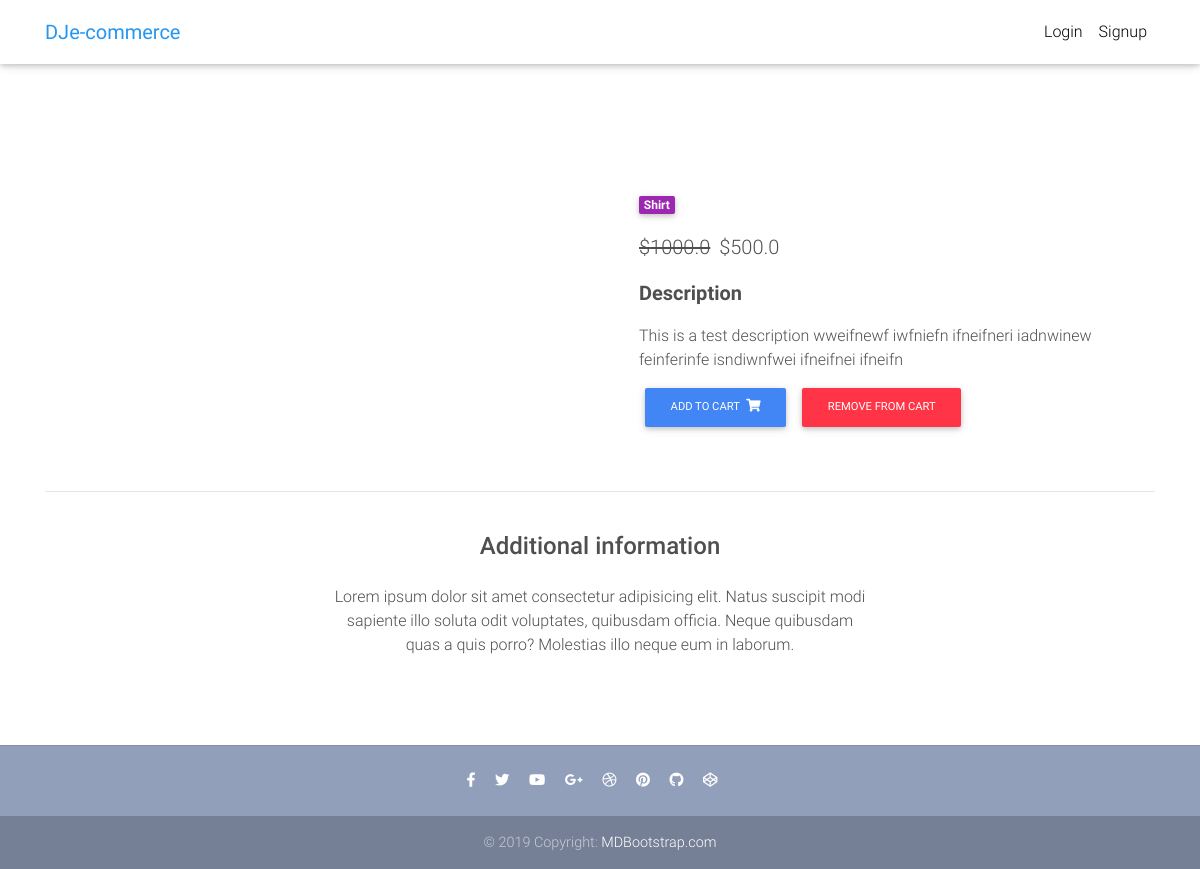
The page /product/test-product-1/ on the database as committed earlier.
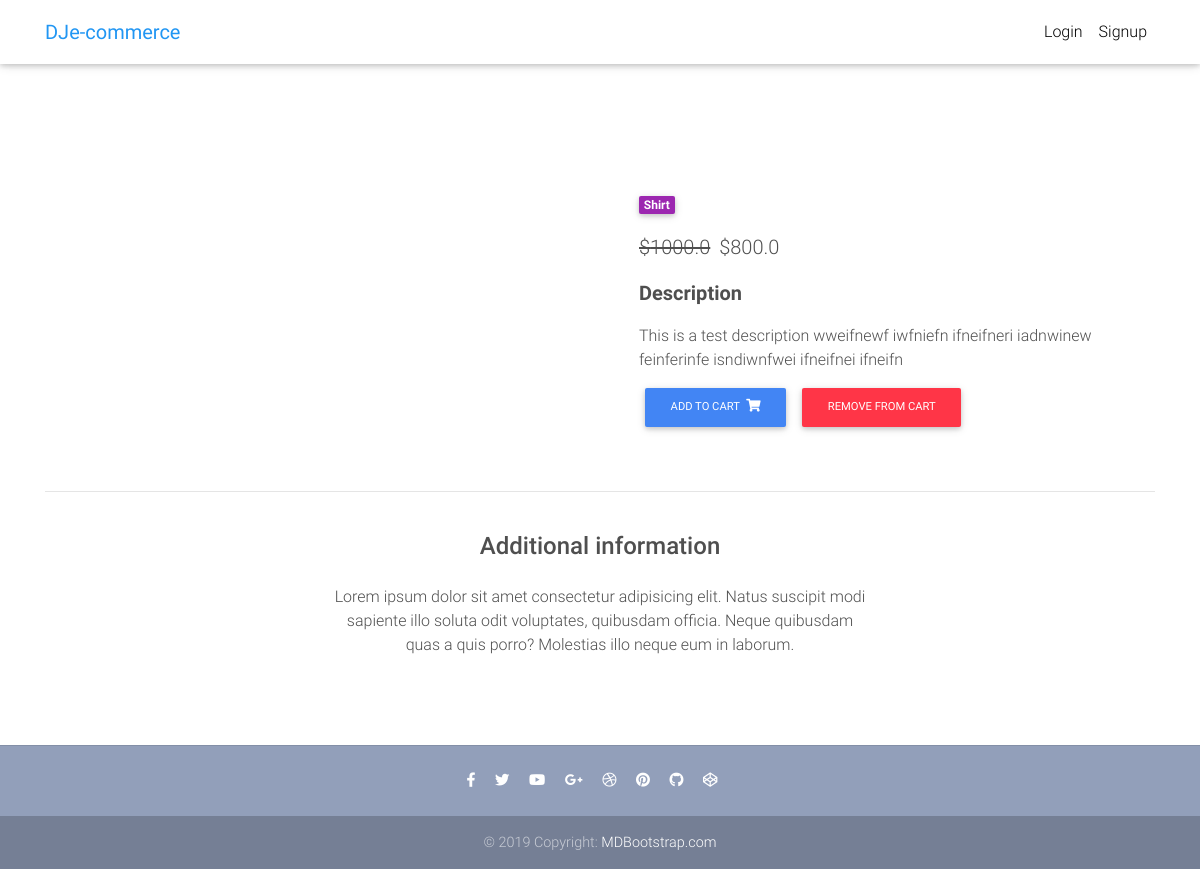
The same page on the database as committed later.
### core/models.py (models this page shows, shortened)
class Item(models.Model):
    title = models.CharField(max_length=100)
    price = models.FloatField()
    discount_price = models.FloatField(blank=True, null=True)
    category = models.CharField(choices=CATEGORY_CHOICES, max_length=2)
    label = models.CharField(choices=LABEL_CHOICES, default="P", max_length=2)
    slug = models.SlugField()
    description = models.TextField()
    def get_add_to_cart_url(self):
        return reverse('core:add-to-cart', kwargs={
            'slug': self.slug
        })

### core/views.py (the view)
# urls.py: path('product/<slug>/', ItemDetailView.as_view(), name='product'),
class ItemDetailView(DetailView):
    model = Item
    template_name = 'product.html'

### templates/product.html (shortened to what this page needs)
{% extends 'base.html' %}
{% load static %}
{% block content %}
    <main class="mt-5 pt-4">
        <div class="container dark-grey-text mt-5">
        <div class="row wow fadeIn">
            <div class="col-md-6 mb-4">
            </div>
            <div class="col-md-6 mb-4">
                <div class="p-4">
                    <div class="mb-3">
                        <a href="">
                            <span class="badge purple mr-1">{{ object.get_category_display }}</span>
                        </a>
                    </div>
                    <p class="lead">
                        {% if object.discount_price %}
                            <span class="mr-1">
                                <del>${{ object.price }}</del></span>
                            <span>${{ object.discount_price }}</span>
                        {% else %}
                            <span>{{ object.price }}</span>
                        {% endif %}
                    </p>
                    <p class="lead font-weight-bold">Description</p>
                    <p>{{ object.description }}</p>
                     <a href="{{ object.get_add_to_cart_url }}" class="btn btn-primary btn-md my-0 p">Add to cart
                            <i class="fas fa-shopping-cart ml-1"></i>
                     </a>
                    <a href="{{ object.get_remove_from_url }}" class="btn btn-danger btn-md my-0 p">Remove from cart
                     </a>
                </div>
            </div>
        </div>
        <hr>
        <div class="row d-flex justify-content-center wow fadeIn">
            <div class="col-md-6 text-center">
                <h4 class="my-4 h4">Additional information</h4>
                <p>Lorem ipsum dolor sit amet consectetur adipisicing elit. Natus suscipit modi sapiente illo soluta
                    odit
                    voluptates,
                    quibusdam officia. Neque quibusdam quas a quis porro? Molestias illo neque eum in laborum.</p>
            </div>
        </div>
        <div class="row wow fadeIn">
            <div class="col-lg-4 col-md-12 mb-4">
            </div>
            <div class="col-lg-4 col-md-6 mb-4">
            </div>
            <div class="col-lg-4 col-md-6 mb-4">
            </div>
        </div>
    </div>
    </main>
{% endblock %}

### templates/base.html (shortened to what this page needs)
{% load static %}
<!DOCTYPE html>
<html lang="en">
<head>
    <link rel="stylesheet" href="https://use.fontawesome.com/releases/v5.8.2/css/all.css">
    <link href="{% static 'css/bootstrap.min.css' %}" rel="stylesheet">
    <link href="{% static 'css/mdb.min.css' %}" rel="stylesheet">
    <link href="{% static 'css/style.min.css' %}" rel="stylesheet">
</head>
{% include 'navbar.html' %}
<body>
{% block content %}
{% endblock content %}
{% include 'footer.html' %}
</body>
</html>

### templates/navbar.html (shortened to what this page needs)
{% load cart_template_tags %}
<nav class="navbar fixed-top navbar-expand-lg navbar-light white scrolling-navbar">
    <div class="container">
        <a class="navbar-brand waves-effect" href="/">
            <strong class="blue-text">DJe-commerce</strong>
        </a>
        <div class="collapse navbar-collapse" id="navbarSupportedContent">
            <ul class="navbar-nav nav-flex-icons">
                {% if request.user.is_authenticated %}
                    <li class="nav-item">
                        <a class="nav-link waves-effect" href="{% url 'core:order-summary' %}">
                            <span class="badge red z-depth-1 mr-1"> {{ request.user|cart_item_count }} </span>
                            <i class="fas fa-shopping-cart"></i>
                            <span class="clearfix d-none d-sm-inline-block"> Cart </span>
                        </a>
                    </li>
                     <li class="nav-item">
                        <a class="nav-link waves-effect" href="{% url 'account_logout' %}">
                            <span class="clearfix d-none d-sm-inline-block"> Logout </span>
                        </a>
                    </li>
                {% else %}
                        <li class="nav-item">
                    <a class="nav-link waves-effect" href="{% url 'account_login' %}">
                            <span class="clearfix d-none d-sm-inline-block"> Login </span>
                        </a>
                    </li>
                     <li class="nav-item">
                        <a class="nav-link waves-effect" href="{% url 'account_signup' %}">
                            <span class="clearfix d-none d-sm-inline-block"> Signup </span>
                        </a>
                    </li>
                {% endif %}
            </ul>
        </div>
    </div>
</nav>

### templates/scripts.html (shortened to what this page needs)
{% load static %}

### templates/footer.html
{% load static %}
  <footer class="page-footer text-center font-small mt-4 wow fadeIn">
    <hr class="my-4">
    <div class="pb-4">
      <a href="https://www.facebook.com/mdbootstrap" target="_blank">
        <i class="fab fa-facebook-f mr-3"></i>
      </a>
      <a href="https://twitter.com/MDBootstrap" target="_blank">
        <i class="fab fa-twitter mr-3"></i>
      </a>
      <a href="https://www.youtube.com/watch?v=7MUISDJ5ZZ4" target="_blank">
        <i class="fab fa-youtube mr-3"></i>
      </a>
      <a href="https://plus.google.com/u/0/b/107863090883699620484" target="_blank">
        <i class="fab fa-google-plus-g mr-3"></i>
      </a>
      <a href="https://dribbble.com/mdbootstrap" target="_blank">
        <i class="fab fa-dribbble mr-3"></i>
      </a>
      <a href="https://pinterest.com/mdbootstrap" target="_blank">
        <i class="fab fa-pinterest mr-3"></i>
      </a>
      <a href="https://github.com/mdbootstrap/bootstrap-material-design" target="_blank">
        <i class="fab fa-github mr-3"></i>
      </a>
      <a href="http://codepen.io/mdbootstrap/" target="_blank">
        <i class="fab fa-codepen mr-3"></i>
      </a>
    </div>
    <div class="footer-copyright py-3">
      © 2019 Copyright:
      <a href="https://mdbootstrap.com/education/bootstrap/" target="_blank"> MDBootstrap.com </a>
    </div>
  </footer>

### templates/base.html (style rules this page uses)
html, body, header, .carousel { height: 60vh; padding-top: 24px; }

Rows that differ between the two databases and show on the page:
changed Item "Shirt": discount_price "500.0" → "800.0"
